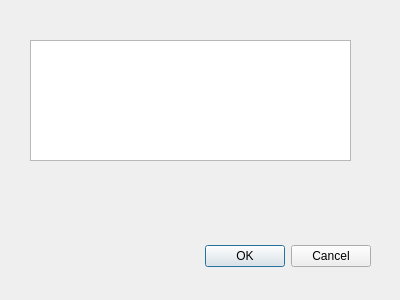
<?xml version="1.0" encoding="UTF-8"?>
<ui version="4.0">
 <class>tablica_zakazov1</class>
 <widget class="QDialog" name="tablica_zakazov1">
  <property name="geometry">
   <rect>
    <x>0</x>
    <y>0</y>
    <width>400</width>
    <height>300</height>
   </rect>
  </property>
  <property name="windowTitle">
   <string>Dialog</string>
  </property>
  <widget class="QDialogButtonBox" name="buttonBox">
   <property name="geometry">
    <rect>
     <x>30</x>
     <y>240</y>
     <width>341</width>
     <height>32</height>
    </rect>
   </property>
   <property name="orientation">
    <enum>Qt::Horizontal</enum>
   </property>
   <property name="standardButtons">
    <set>QDialogButtonBox::Cancel|QDialogButtonBox::Ok</set>
   </property>
  </widget>
  <widget class="QTextEdit" name="textEdit">
   <property name="geometry">
    <rect>
     <x>30</x>
     <y>40</y>
     <width>321</width>
     <height>121</height>
    </rect>
   </property>
  </widget>
 </widget>
 <resources/>
 <connections>
  <connection>
   <sender>buttonBox</sender>
   <signal>accepted()</signal>
   <receiver>tablica_zakazov1</receiver>
   <slot>accept()</slot>
   <hints>
    <hint type="sourcelabel">
     <x>248</x>
     <y>254</y>
    </hint>
    <hint type="destinationlabel">
     <x>157</x>
     <y>274</y>
    </hint>
   </hints>
  </connection>
  <connection>
   <sender>buttonBox</sender>
   <signal>rejected()</signal>
   <receiver>tablica_zakazov1</receiver>
   <slot>reject()</slot>
   <hints>
    <hint type="sourcelabel">
     <x>316</x>
     <y>260</y>
    </hint>
    <hint type="destinationlabel">
     <x>286</x>
     <y>274</y>
    </hint>
   </hints>
  </connection>
 </connections>
</ui>
